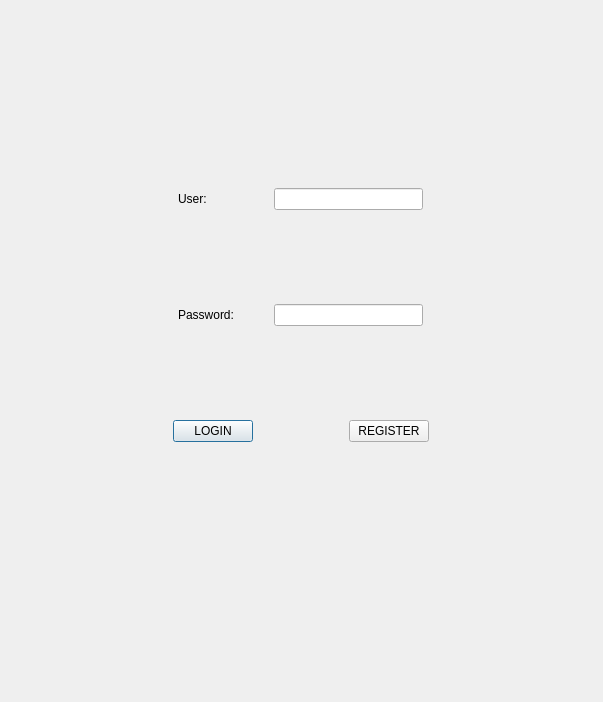
<?xml version="1.0" encoding="UTF-8"?>
<ui version="4.0">
 <class>Login</class>
 <widget class="QDialog" name="Login">
  <property name="geometry">
   <rect>
    <x>0</x>
    <y>0</y>
    <width>603</width>
    <height>702</height>
   </rect>
  </property>
  <property name="windowTitle">
   <string>Login</string>
  </property>
  <widget class="QWidget" name="layoutWidget">
   <property name="geometry">
    <rect>
     <x>30</x>
     <y>100</y>
     <width>541</width>
     <height>431</height>
    </rect>
   </property>
   <layout class="QVBoxLayout" name="verticalLayout">
    <item>
     <layout class="QHBoxLayout" name="horizontalLayout">
      <item>
       <spacer name="horizontalSpacer">
        <property name="orientation">
         <enum>Qt::Horizontal</enum>
        </property>
        <property name="sizeHint" stdset="0">
         <size>
          <width>40</width>
          <height>20</height>
         </size>
        </property>
       </spacer>
      </item>
      <item>
       <widget class="QLabel" name="label">
        <property name="sizePolicy">
         <sizepolicy hsizetype="Minimum" vsizetype="Preferred">
          <horstretch>0</horstretch>
          <verstretch>0</verstretch>
         </sizepolicy>
        </property>
        <property name="minimumSize">
         <size>
          <width>90</width>
          <height>0</height>
         </size>
        </property>
        <property name="text">
         <string>User:</string>
        </property>
       </widget>
      </item>
      <item>
       <widget class="QLineEdit" name="lineEdit"/>
      </item>
      <item>
       <spacer name="horizontalSpacer_2">
        <property name="orientation">
         <enum>Qt::Horizontal</enum>
        </property>
        <property name="sizeHint" stdset="0">
         <size>
          <width>40</width>
          <height>20</height>
         </size>
        </property>
       </spacer>
      </item>
     </layout>
    </item>
    <item>
     <layout class="QHBoxLayout" name="horizontalLayout_2">
      <item>
       <spacer name="horizontalSpacer_4">
        <property name="orientation">
         <enum>Qt::Horizontal</enum>
        </property>
        <property name="sizeHint" stdset="0">
         <size>
          <width>40</width>
          <height>20</height>
         </size>
        </property>
       </spacer>
      </item>
      <item>
       <widget class="QLabel" name="label_2">
        <property name="sizePolicy">
         <sizepolicy hsizetype="Minimum" vsizetype="Preferred">
          <horstretch>0</horstretch>
          <verstretch>0</verstretch>
         </sizepolicy>
        </property>
        <property name="minimumSize">
         <size>
          <width>90</width>
          <height>0</height>
         </size>
        </property>
        <property name="text">
         <string>Password:</string>
        </property>
       </widget>
      </item>
      <item>
       <widget class="QLineEdit" name="lineEdit_2"/>
      </item>
      <item>
       <spacer name="horizontalSpacer_6">
        <property name="orientation">
         <enum>Qt::Horizontal</enum>
        </property>
        <property name="sizeHint" stdset="0">
         <size>
          <width>40</width>
          <height>20</height>
         </size>
        </property>
       </spacer>
      </item>
     </layout>
    </item>
    <item>
     <layout class="QHBoxLayout" name="horizontalLayout_3">
      <item>
       <spacer name="horizontalSpacer_7">
        <property name="orientation">
         <enum>Qt::Horizontal</enum>
        </property>
        <property name="sizeHint" stdset="0">
         <size>
          <width>40</width>
          <height>20</height>
         </size>
        </property>
       </spacer>
      </item>
      <item>
       <widget class="QPushButton" name="btnLogin">
        <property name="text">
         <string>LOGIN</string>
        </property>
       </widget>
      </item>
      <item>
       <spacer name="horizontalSpacer_9">
        <property name="orientation">
         <enum>Qt::Horizontal</enum>
        </property>
        <property name="sizeType">
         <enum>QSizePolicy::Minimum</enum>
        </property>
        <property name="sizeHint" stdset="0">
         <size>
          <width>90</width>
          <height>20</height>
         </size>
        </property>
       </spacer>
      </item>
      <item>
       <widget class="QPushButton" name="btnRegister">
        <property name="text">
         <string>REGISTER</string>
        </property>
       </widget>
      </item>
      <item>
       <spacer name="horizontalSpacer_8">
        <property name="orientation">
         <enum>Qt::Horizontal</enum>
        </property>
        <property name="sizeHint" stdset="0">
         <size>
          <width>40</width>
          <height>20</height>
         </size>
        </property>
       </spacer>
      </item>
     </layout>
    </item>
   </layout>
  </widget>
 </widget>
 <resources/>
 <connections/>
</ui>
